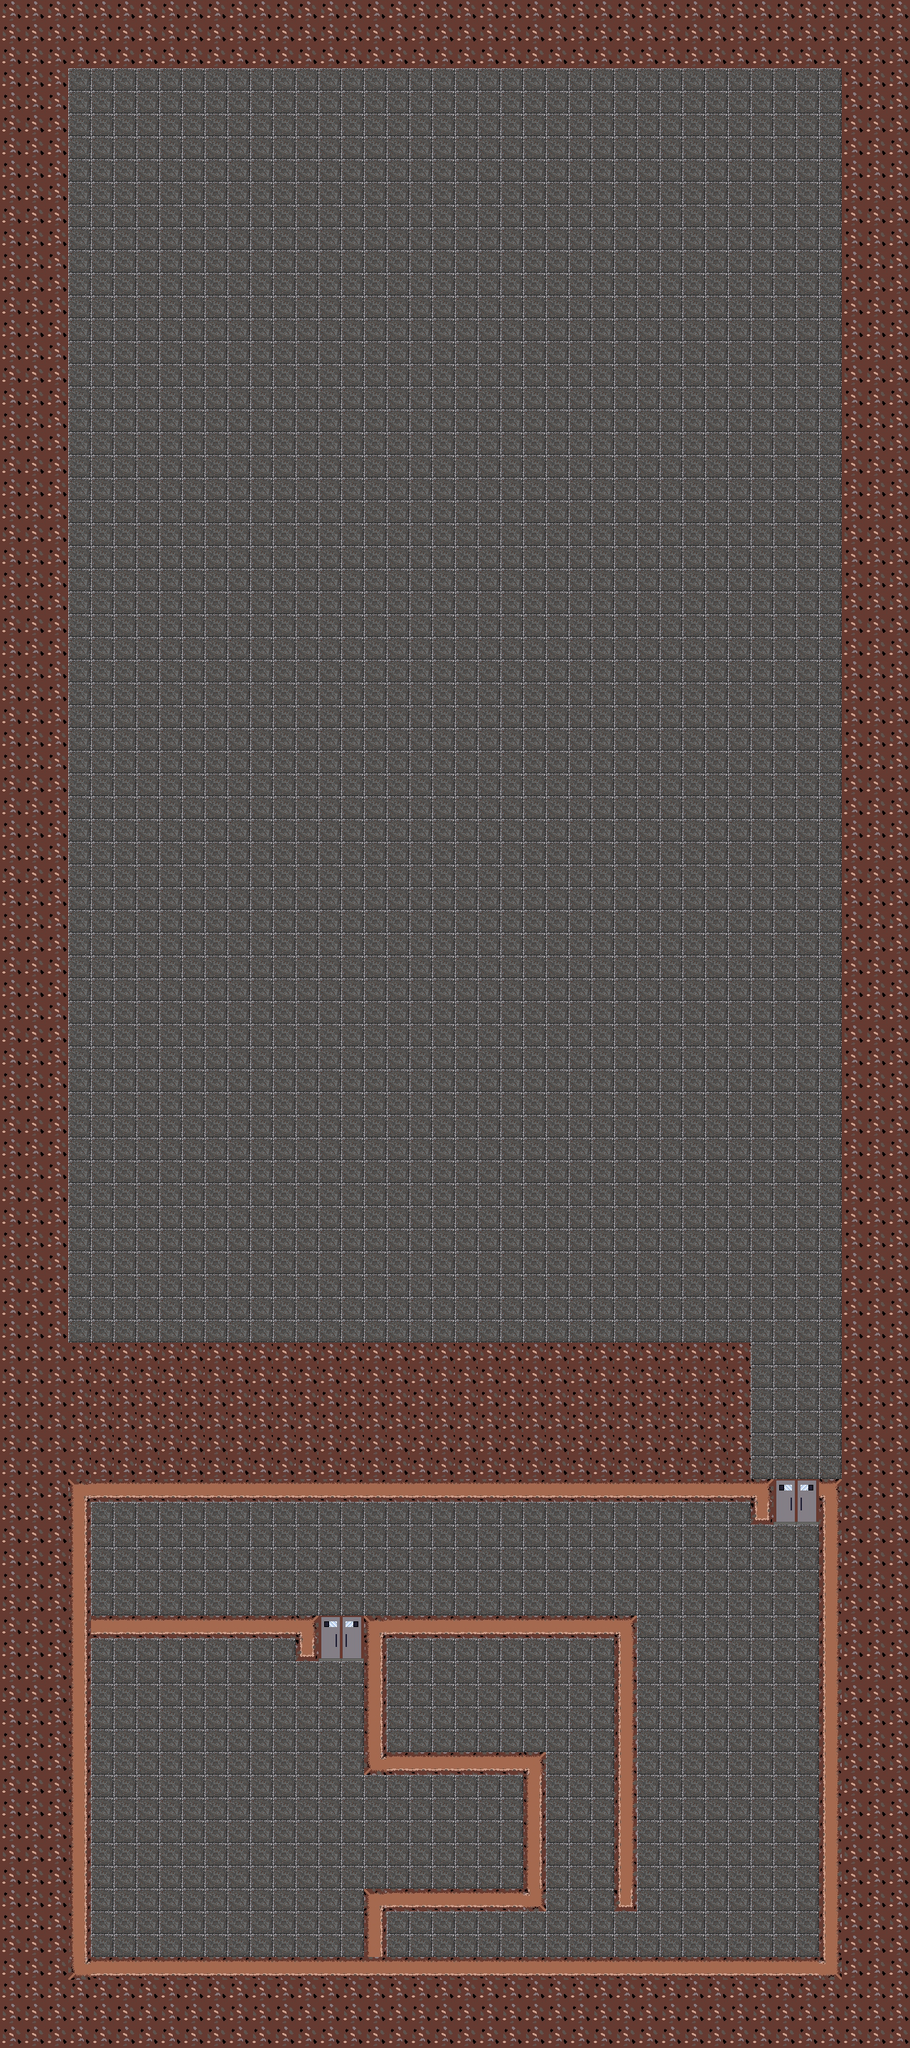

Below is a game level as drawn by its tile map, then a one-line description and the .tmx that defines it (tile-layer data replaced by summaries):
An orthogonal 40x90 tile map with 32x32 px tiles, 2 tile layers (Suelo, Pared), 3 tilesets.

<map version="1.2" tiledversion="1.2.0" orientation="orthogonal" renderorder="right-down" width="40" height="90" tilewidth="32" tileheight="32" infinite="0" nextlayerid="3" nextobjectid="1">
 <tileset firstgid="1" name="Paredes" tilewidth="32" tileheight="32" tilecount="25" columns="5">
  <image source="Paredes.jpg" width="160" height="160" />
 </tileset>
 <tileset firstgid="26" name="2b7ae0f4-3755-4249-b77c-aa1f1f087fe4" tilewidth="32" tileheight="32" tilecount="4" columns="1">
  <image source="2b7ae0f4-3755-4249-b77c-aa1f1f087fe4.png" width="32" height="128" />
 </tileset>
 <tileset firstgid="30" name="8e4932b4-b26f-4e67-a8db-65e1030f4f36" tilewidth="32" tileheight="32" tilecount="12" columns="2">
  <image source="8e4932b4-b26f-4e67-a8db-65e1030f4f36.png" width="64" height="192" />
 </tileset>
 <layer id="2" name="Suelo" width="40" height="90">
  <data>[3600 cells, 2815 non-empty, 1 distinct tile ids]</data>
 </layer>
 <layer id="1" name="Pared" width="40" height="90">
  <data>[3600 cells, 1102 non-empty, 15 distinct tile ids]</data>
 </layer>
</map>